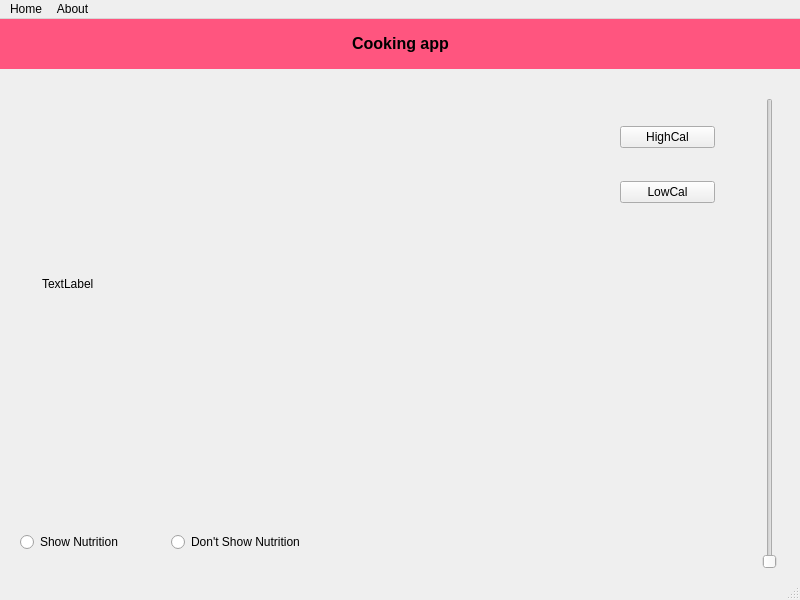
<?xml version="1.0" encoding="UTF-8"?>
<ui version="4.0">
 <class>MainWindow</class>
 <widget class="QMainWindow" name="MainWindow">
  <property name="geometry">
   <rect>
    <x>0</x>
    <y>0</y>
    <width>800</width>
    <height>600</height>
   </rect>
  </property>
  <property name="windowTitle">
   <string>MainWindow</string>
  </property>
  <widget class="QWidget" name="centralwidget">
   <widget class="QSlider" name="verticalSlider">
    <property name="geometry">
     <rect>
      <x>760</x>
      <y>79</y>
      <width>20</width>
      <height>471</height>
     </rect>
    </property>
    <property name="orientation">
     <enum>Qt::Vertical</enum>
    </property>
   </widget>
   <widget class="QLabel" name="label">
    <property name="geometry">
     <rect>
      <x>0</x>
      <y>-1</y>
      <width>801</width>
      <height>51</height>
     </rect>
    </property>
    <property name="styleSheet">
     <string notr="true">background-color: rgb(255, 85, 127)</string>
    </property>
    <property name="text">
     <string>&lt;html&gt;&lt;head/&gt;&lt;body&gt;&lt;p align=&quot;center&quot;&gt;&lt;span style=&quot; font-size:12pt; font-weight:700;&quot;&gt;Cooking app&lt;/span&gt;&lt;/p&gt;&lt;/body&gt;&lt;/html&gt;</string>
    </property>
   </widget>
   <widget class="QWidget" name="layoutWidget">
    <property name="geometry">
     <rect>
      <x>620</x>
      <y>80</y>
      <width>95</width>
      <height>131</height>
     </rect>
    </property>
    <layout class="QVBoxLayout" name="verticalLayout">
     <item>
      <widget class="QPushButton" name="highCal">
       <property name="text">
        <string>HighCal</string>
       </property>
      </widget>
     </item>
     <item>
      <widget class="QPushButton" name="lowCal">
       <property name="text">
        <string>LowCal</string>
       </property>
      </widget>
     </item>
    </layout>
   </widget>
   <widget class="QWidget" name="layoutWidget">
    <property name="geometry">
     <rect>
      <x>20</x>
      <y>510</y>
      <width>295</width>
      <height>26</height>
     </rect>
    </property>
    <layout class="QHBoxLayout" name="horizontalLayout">
     <item>
      <widget class="QRadioButton" name="showNutrition">
       <property name="text">
        <string>Show Nutrition</string>
       </property>
      </widget>
     </item>
     <item>
      <widget class="QRadioButton" name="dontShowshowNutrition">
       <property name="text">
        <string>Don't Show Nutrition</string>
       </property>
      </widget>
     </item>
    </layout>
   </widget>
   <widget class="QLabel" name="recipeLabel">
    <property name="geometry">
     <rect>
      <x>42</x>
      <y>119</y>
      <width>331</width>
      <height>291</height>
     </rect>
    </property>
    <property name="text">
     <string>TextLabel</string>
    </property>
   </widget>
  </widget>
  <widget class="QMenuBar" name="menubar">
   <property name="geometry">
    <rect>
     <x>0</x>
     <y>0</y>
     <width>800</width>
     <height>22</height>
    </rect>
   </property>
   <widget class="QMenu" name="menuHome">
    <property name="title">
     <string>Home</string>
    </property>
    <addaction name="actionexit"/>
   </widget>
   <widget class="QMenu" name="menuAbout">
    <property name="title">
     <string>About</string>
    </property>
    <addaction name="actionRepo_Link"/>
   </widget>
   <addaction name="menuHome"/>
   <addaction name="menuAbout"/>
  </widget>
  <widget class="QStatusBar" name="statusbar"/>
  <action name="actionexit">
   <property name="icon">
    <iconset>
     <normaloff>exit.png</normaloff>exit.png</iconset>
   </property>
   <property name="text">
    <string>exit</string>
   </property>
  </action>
  <action name="actionRepo_Link">
   <property name="checkable">
    <bool>true</bool>
   </property>
   <property name="icon">
    <iconset>
     <normaloff>GitHub_logo.png</normaloff>GitHub_logo.png</iconset>
   </property>
   <property name="text">
    <string>Repo Link</string>
   </property>
  </action>
 </widget>
 <resources/>
 <connections/>
</ui>
